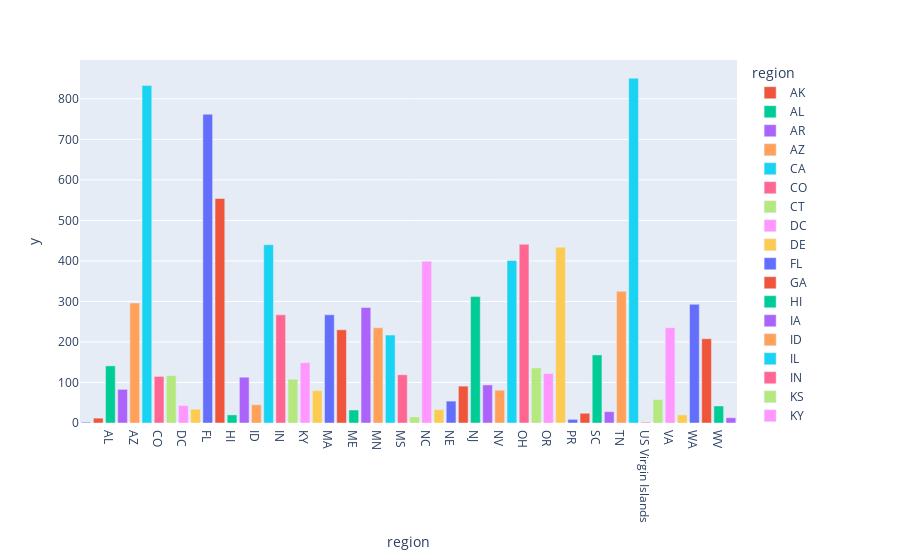

Source (notebook cell):
### Code cell
dfg = degree_df.groupby("region")['education'].count().reset_index()

fig = px.bar(dfg,
             y=degree_df.groupby("region")['education'].size(),
             x="region",
             color='region')
fig.show()

### Figure 1 — Plotly figure (JSON) as saved in the notebook; plotly's stock layout.template omitted (floating-point values rounded to 4 significant figures)
{"data": [{"alignmentgroup": "True", "hovertemplate": "region=%{x}<br>y=%{y}<extra></extra>", "legendgroup": "", "marker": {"color": "#636efa", "pattern": {"shape": ""}}, "name": "", "offsetgroup": "", "orientation": "v", "showlegend": false, "textposition": "auto", "type": "bar", "x": [""], "xaxis": "x", "y": [2], "yaxis": "y"}, {"alignmentgroup": "True", "hovertemplate": "region=%{x}<br>y=%{y}<extra></extra>", "legendgroup": "AK", "marker": {"color": "#EF553B", "pattern": {"shape": ""}}, "name": "AK", "offsetgroup": "AK", "orientation": "v", "showlegend": true, "textposition": "auto", "type": "bar", "x": ["AK"], "xaxis": "x", "y": [12], "yaxis": "y"}, {"alignmentgroup": "True", "hovertemplate": "region=%{x}<br>y=%{y}<extra></extra>", "legendgroup": "AL", "marker": {"color": "#00cc96", "pattern": {"shape": ""}}, "name": "AL", "offsetgroup": "AL", "orientation": "v", "showlegend": true, "textposition": "auto", "type": "bar", "x": ["AL"], "xaxis": "x", "y": [141], "yaxis": "y"}, {"alignmentgroup": "True", "hovertemplate": "region=%{x}<br>y=%{y}<extra></extra>", "legendgroup": "AR", "marker": {"color": "#ab63fa", "pattern": {"shape": ""}}, "name": "AR", "offsetgroup": "AR", "orientation": "v", "showlegend": true, "textposition": "auto", "type": "bar", "x": ["AR"], "xaxis": "x", "y": [83], "yaxis": "y"}, {"alignmentgroup": "True", "hovertemplate": "region=%{x}<br>y=%{y}<extra></extra>", "legendgroup": "AZ", "marker": {"color": "#FFA15A", "pattern": {"shape": ""}}, "name": "AZ", "offsetgroup": "AZ", "orientation": "v", "showlegend": true, "textposition": "auto", "type": "bar", "x": ["AZ"], "xaxis": "x", "y": [296], "yaxis": "y"}, {"alignmentgroup": "True", "hovertemplate": "region=%{x}<br>y=%{y}<extra></extra>", "legendgroup": "CA", "marker": {"color": "#19d3f3", "pattern": {"shape": ""}}, "name": "CA", "offsetgroup": "CA", "orientation": "v", "showlegend": true, "textposition": "auto", "type": "bar", "x": ["CA"], "xaxis": "x", "y": [833], "yaxis": "y"}, {"alignmentgroup": "True", "hovertemplate": "region=%{x}<br>y=%{y}<extra></extra>", "legendgroup": "CO", "marker": {"color": "#FF6692", "pattern": {"shape": ""}}, "name": "CO", "offsetgroup": "CO", "orientation": "v", "showlegend": true, "textposition": "auto", "type": "bar", "x": ["CO"], "xaxis": "x", "y": [115], "yaxis": "y"}, {"alignmentgroup": "True", "hovertemplate": "region=%{x}<br>y=%{y}<extra></extra>", "legendgroup": "CT", "marker": {"color": "#B6E880", "pattern": {"shape": ""}}, "name": "CT", "offsetgroup": "CT", "orientation": "v", "showlegend": true, "textposition": "auto", "type": "bar", "x": ["CT"], "xaxis": "x", "y": [117], "yaxis": "y"}, {"alignmentgroup": "True", "hovertemplate": "region=%{x}<br>y=%{y}<extra></extra>", "legendgroup": "DC", "marker": {"color": "#FF97FF", "pattern": {"shape": ""}}, "name": "DC", "offsetgroup": "DC", "orientation": "v", "showlegend": true, "textposition": "auto", "type": "bar", "x": ["DC"], "xaxis": "x", "y": [43], "yaxis": "y"}, {"alignmentgroup": "True", "hovertemplate": "region=%{x}<br>y=%{y}<extra></extra>", "legendgroup": "DE", "marker": {"color": "#FECB52", "pattern": {"shape": ""}}, "name": "DE", "offsetgroup": "DE", "orientation": "v", "showlegend": true, "textposition": "auto", "type": "bar", "x": ["DE"], "xaxis": "x", "y": [34], "yaxis": "y"}, {"alignmentgroup": "True", "hovertemplate": "region=%{x}<br>y=%{y}<extra></extra>", "legendgroup": "FL", "marker": {"color": "#636efa", "pattern": {"shape": ""}}, "name": "FL", "offsetgroup": "FL", "orientation": "v", "showlegend": true, "textposition": "auto", "type": "bar", "x": ["FL"], "xaxis": "x", "y": [762], "yaxis": "y"}, {"alignmentgroup": "True", "hovertemplate": "region=%{x}<br>y=%{y}<extra></extra>", "legendgroup": "GA", "marker": {"color": "#EF553B", "pattern": {"shape": ""}}, "name": "GA", "offsetgroup": "GA", "orientation": "v", "showlegend": true, "textposition": "auto", "type": "bar", "x": ["GA"], "xaxis": "x", "y": [554], "yaxis": "y"}, {"alignmentgroup": "True", "hovertemplate": "region=%{x}<br>y=%{y}<extra></extra>", "legendgroup": "HI", "marker": {"color": "#00cc96", "pattern": {"shape": ""}}, "name": "HI", "offsetgroup": "HI", "orientation": "v", "showlegend": true, "textposition": "auto", "type": "bar", "x": ["HI"], "xaxis": "x", "y": [20], "yaxis": "y"}, {"alignmentgroup": "True", "hovertemplate": "region=%{x}<br>y=%{y}<extra></extra>", "legendgroup": "IA", "marker": {"color": "#ab63fa", "pattern": {"shape": ""}}, "name": "IA", "offsetgroup": "IA", "orientation": "v", "showlegend": true, "textposition": "auto", "type": "bar", "x": ["IA"], "xaxis": "x", "y": [113], "yaxis": "y"}, {"alignmentgroup": "True", "hovertemplate": "region=%{x}<br>y=%{y}<extra></extra>", "legendgroup": "ID", "marker": {"color": "#FFA15A", "pattern": {"shape": ""}}, "name": "ID", "offsetgroup": "ID", "orientation": "v", "showlegend": true, "textposition": "auto", "type": "bar", "x": ["ID"], "xaxis": "x", "y": [45], "yaxis": "y"}, {"alignmentgroup": "True", "hovertemplate": "region=%{x}<br>y=%{y}<extra></extra>", "legendgroup": "IL", "marker": {"color": "#19d3f3", "pattern": {"shape": ""}}, "name": "IL", "offsetgroup": "IL", "orientation": "v", "showlegend": true, "textposition": "auto", "type": "bar", "x": ["IL"], "xaxis": "x", "y": [440], "yaxis": "y"}, {"alignmentgroup": "True", "hovertemplate": "region=%{x}<br>y=%{y}<extra></extra>", "legendgroup": "IN", "marker": {"color": "#FF6692", "pattern": {"shape": ""}}, "name": "IN", "offsetgroup": "IN", "orientation": "v", "showlegend": true, "textposition": "auto", "type": "bar", "x": ["IN"], "xaxis": "x", "y": [267], "yaxis": "y"}, {"alignmentgroup": "True", "hovertemplate": "region=%{x}<br>y=%{y}<extra></extra>", "legendgroup": "KS", "marker": {"color": "#B6E880", "pattern": {"shape": ""}}, "name": "KS", "offsetgroup": "KS", "orientation": "v", "showlegend": true, "textposition": "auto", "type": "bar", "x": ["KS"], "xaxis": "x", "y": [108], "yaxis": "y"}, {"alignmentgroup": "True", "hovertemplate": "region=%{x}<br>y=%{y}<extra></extra>", "legendgroup": "KY", "marker": {"color": "#FF97FF", "pattern": {"shape": ""}}, "name": "KY", "offsetgroup": "KY", "orientation": "v", "showlegend": true, "textposition": "auto", "type": "bar", "x": ["KY"], "xaxis": "x", "y": [149], "yaxis": "y"}, {"alignmentgroup": "True", "hovertemplate": "region=%{x}<br>y=%{y}<extra></extra>", "legendgroup": "LA", "marker": {"color": "#FECB52", "pattern": {"shape": ""}}, "name": "LA", "offsetgroup": "LA", "orientation": "v", "showlegend": true, "textposition": "auto", "type": "bar", "x": ["LA"], "xaxis": "x", "y": [80], "yaxis": "y"}, {"alignmentgroup": "True", "hovertemplate": "region=%{x}<br>y=%{y}<extra></extra>", "legendgroup": "MA", "marker": {"color": "#636efa", "pattern": {"shape": ""}}, "name": "MA", "offsetgroup": "MA", "orientation": "v", "showlegend": true, "textposition": "auto", "type": "bar", "x": ["MA"], "xaxis": "x", "y": [267], "yaxis": "y"}, {"alignmentgroup": "True", "hovertemplate": "region=%{x}<br>y=%{y}<extra></extra>", "legendgroup": "MD", "marker": {"color": "#EF553B", "pattern": {"shape": ""}}, "name": "MD", "offsetgroup": "MD", "orientation": "v", "showlegend": true, "textposition": "auto", "type": "bar", "x": ["MD"], "xaxis": "x", "y": [230], "yaxis": "y"}, {"alignmentgroup": "True", "hovertemplate": "region=%{x}<br>y=%{y}<extra></extra>", "legendgroup": "ME", "marker": {"color": "#00cc96", "pattern": {"shape": ""}}, "name": "ME", "offsetgroup": "ME", "orientation": "v", "showlegend": true, "textposition": "auto", "type": "bar", "x": ["ME"], "xaxis": "x", "y": [32], "yaxis": "y"}, {"alignmentgroup": "True", "hovertemplate": "region=%{x}<br>y=%{y}<extra></extra>", "legendgroup": "MI", "marker": {"color": "#ab63fa", "pattern": {"shape": ""}}, "name": "MI", "offsetgroup": "MI", "orientation": "v", "showlegend": true, "textposition": "auto", "type": "bar", "x": ["MI"], "xaxis": "x", "y": [285], "yaxis": "y"}, {"alignmentgroup": "True", "hovertemplate": "region=%{x}<br>y=%{y}<extra></extra>", "legendgroup": "MN", "marker": {"color": "#FFA15A", "pattern": {"shape": ""}}, "name": "MN", "offsetgroup": "MN", "orientation": "v", "showlegend": true, "textposition": "auto", "type": "bar", "x": ["MN"], "xaxis": "x", "y": [235], "yaxis": "y"}, {"alignmentgroup": "True", "hovertemplate": "region=%{x}<br>y=%{y}<extra></extra>", "legendgroup": "MO", "marker": {"color": "#19d3f3", "pattern": {"shape": ""}}, "name": "MO", "offsetgroup": "MO", "orientation": "v", "showlegend": true, "textposition": "auto", "type": "bar", "x": ["MO"], "xaxis": "x", "y": [217], "yaxis": "y"}, {"alignmentgroup": "True", "hovertemplate": "region=%{x}<br>y=%{y}<extra></extra>", "legendgroup": "MS", "marker": {"color": "#FF6692", "pattern": {"shape": ""}}, "name": "MS", "offsetgroup": "MS", "orientation": "v", "showlegend": true, "textposition": "auto", "type": "bar", "x": ["MS"], "xaxis": "x", "y": [119], "yaxis": "y"}, {"alignmentgroup": "True", "hovertemplate": "region=%{x}<br>y=%{y}<extra></extra>", "legendgroup": "MT", "marker": {"color": "#B6E880", "pattern": {"shape": ""}}, "name": "MT", "offsetgroup": "MT", "orientation": "v", "showlegend": true, "textposition": "auto", "type": "bar", "x": ["MT"], "xaxis": "x", "y": [15], "yaxis": "y"}, {"alignmentgroup": "True", "hovertemplate": "region=%{x}<br>y=%{y}<extra></extra>", "legendgroup": "NC", "marker": {"color": "#FF97FF", "pattern": {"shape": ""}}, "name": "NC", "offsetgroup": "NC", "orientation": "v", "showlegend": true, "textposition": "auto", "type": "bar", "x": ["NC"], "xaxis": "x", "y": [399], "yaxis": "y"}, {"alignmentgroup": "True", "hovertemplate": "region=%{x}<br>y=%{y}<extra></extra>", "legendgroup": "ND", "marker": {"color": "#FECB52", "pattern": {"shape": ""}}, "name": "ND", "offsetgroup": "ND", "orientation": "v", "showlegend": true, "textposition": "auto", "type": "bar", "x": ["ND"], "xaxis": "x", "y": [33], "yaxis": "y"}, {"alignmentgroup": "True", "hovertemplate": "region=%{x}<br>y=%{y}<extra></extra>", "legendgroup": "NE", "marker": {"color": "#636efa", "pattern": {"shape": ""}}, "name": "NE", "offsetgroup": "NE", "orientation": "v", "showlegend": true, "textposition": "auto", "type": "bar", "x": ["NE"], "xaxis": "x", "y": [54], "yaxis": "y"}, {"alignmentgroup": "True", "hovertemplate": "region=%{x}<br>y=%{y}<extra></extra>", "legendgroup": "NH", "marker": {"color": "#EF553B", "pattern": {"shape": ""}}, "name": "NH", "offsetgroup": "NH", "orientation": "v", "showlegend": true, "textposition": "auto", "type": "bar", "x": ["NH"], "xaxis": "x", "y": [91], "yaxis": "y"}, {"alignmentgroup": "True", "hovertemplate": "region=%{x}<br>y=%{y}<extra></extra>", "legendgroup": "NJ", "marker": {"color": "#00cc96", "pattern": {"shape": ""}}, "name": "NJ", "offsetgroup": "NJ", "orientation": "v", "showlegend": true, "textposition": "auto", "type": "bar", "x": ["NJ"], "xaxis": "x", "y": [312], "yaxis": "y"}, {"alignmentgroup": "True", "hovertemplate": "region=%{x}<br>y=%{y}<extra></extra>", "legendgroup": "NM", "marker": {"color": "#ab63fa", "pattern": {"shape": ""}}, "name": "NM", "offsetgroup": "NM", "orientation": "v", "showlegend": true, "textposition": "auto", "type": "bar", "x": ["NM"], "xaxis": "x", "y": [94], "yaxis": "y"}, {"alignmentgroup": "True", "hovertemplate": "region=%{x}<br>y=%{y}<extra></extra>", "legendgroup": "NV", "marker": {"color": "#FFA15A", "pattern": {"shape": ""}}, "name": "NV", "offsetgroup": "NV", "orientation": "v", "showlegend": true, "textposition": "auto", "type": "bar", "x": ["NV"], "xaxis": "x", "y": [81], "yaxis": "y"}, {"alignmentgroup": "True", "hovertemplate": "region=%{x}<br>y=%{y}<extra></extra>", "legendgroup": "NY", "marker": {"color": "#19d3f3", "pattern": {"shape": ""}}, "name": "NY", "offsetgroup": "NY", "orientation": "v", "showlegend": true, "textposition": "auto", "type": "bar", "x": ["NY"], "xaxis": "x", "y": [401], "yaxis": "y"}, {"alignmentgroup": "True", "hovertemplate": "region=%{x}<br>y=%{y}<extra></extra>", "legendgroup": "OH", "marker": {"color": "#FF6692", "pattern": {"shape": ""}}, "name": "OH", "offsetgroup": "OH", "orientation": "v", "showlegend": true, "textposition": "auto", "type": "bar", "x": ["OH"], "xaxis": "x", "y": [441], "yaxis": "y"}, {"alignmentgroup": "True", "hovertemplate": "region=%{x}<br>y=%{y}<extra></extra>", "legendgroup": "OK", "marker": {"color": "#B6E880", "pattern": {"shape": ""}}, "name": "OK", "offsetgroup": "OK", "orientation": "v", "showlegend": true, "textposition": "auto", "type": "bar", "x": ["OK"], "xaxis": "x", "y": [136], "yaxis": "y"}, {"alignmentgroup": "True", "hovertemplate": "region=%{x}<br>y=%{y}<extra></extra>", "legendgroup": "OR", "marker": {"color": "#FF97FF", "pattern": {"shape": ""}}, "name": "OR", "offsetgroup": "OR", "orientation": "v", "showlegend": true, "textposition": "auto", "type": "bar", "x": ["OR"], "xaxis": "x", "y": [122], "yaxis": "y"}, {"alignmentgroup": "True", "hovertemplate": "region=%{x}<br>y=%{y}<extra></extra>", "legendgroup": "PA", "marker": {"color": "#FECB52", "pattern": {"shape": ""}}, "name": "PA", "offsetgroup": "PA", "orientation": "v", "showlegend": true, "textposition": "auto", "type": "bar", "x": ["PA"], "xaxis": "x", "y": [434], "yaxis": "y"}, {"alignmentgroup": "True", "hovertemplate": "region=%{x}<br>y=%{y}<extra></extra>", "legendgroup": "PR", "marker": {"color": "#636efa", "pattern": {"shape": ""}}, "name": "PR", "offsetgroup": "PR", "orientation": "v", "showlegend": true, "textposition": "auto", "type": "bar", "x": ["PR"], "xaxis": "x", "y": [9], "yaxis": "y"}, {"alignmentgroup": "True", "hovertemplate": "region=%{x}<br>y=%{y}<extra></extra>", "legendgroup": "RI", "marker": {"color": "#EF553B", "pattern": {"shape": ""}}, "name": "RI", "offsetgroup": "RI", "orientation": "v", "showlegend": true, "textposition": "auto", "type": "bar", "x": ["RI"], "xaxis": "x", "y": [24], "yaxis": "y"}, {"alignmentgroup": "True", "hovertemplate": "region=%{x}<br>y=%{y}<extra></extra>", "legendgroup": "SC", "marker": {"color": "#00cc96", "pattern": {"shape": ""}}, "name": "SC", "offsetgroup": "SC", "orientation": "v", "showlegend": true, "textposition": "auto", "type": "bar", "x": ["SC"], "xaxis": "x", "y": [168], "yaxis": "y"}, {"alignmentgroup": "True", "hovertemplate": "region=%{x}<br>y=%{y}<extra></extra>", "legendgroup": "SD", "marker": {"color": "#ab63fa", "pattern": {"shape": ""}}, "name": "SD", "offsetgroup": "SD", "orientation": "v", "showlegend": true, "textposition": "auto", "type": "bar", "x": ["SD"], "xaxis": "x", "y": [28], "yaxis": "y"}, {"alignmentgroup": "True", "hovertemplate": "region=%{x}<br>y=%{y}<extra></extra>", "legendgroup": "TN", "marker": {"color": "#FFA15A", "pattern": {"shape": ""}}, "name": "TN", "offsetgroup": "TN", "orientation": "v", "showlegend": true, "textposition": "auto", "type": "bar", "x": ["TN"], "xaxis": "x", "y": [325], "yaxis": "y"}, {"alignmentgroup": "True", "hovertemplate": "region=%{x}<br>y=%{y}<extra></extra>", "legendgroup": "TX", "marker": {"color": "#19d3f3", "pattern": {"shape": ""}}, "name": "TX", "offsetgroup": "TX", "orientation": "v", "showlegend": true, "textposition": "auto", "type": "bar", "x": ["TX"], "xaxis": "x", "y": [851], "yaxis": "y"}, {"alignmentgroup": "True", "hovertemplate": "region=%{x}<br>y=%{y}<extra></extra>", "legendgroup": "US Virgin Islands", "marker": {"color": "#FF6692", "pattern": {"shape": ""}}, "name": "US Virgin Islands", "offsetgroup": "US Virgin Islands", "orientation": "v", "showlegend": true, "textposition": "auto", "type": "bar", "x": ["US Virgin Islands"], "xaxis": "x", "y": [2], "yaxis": "y"}, {"alignmentgroup": "True", "hovertemplate": "region=%{x}<br>y=%{y}<extra></extra>", "legendgroup": "UT", "marker": {"color": "#B6E880", "pattern": {"shape": ""}}, "name": "UT", "offsetgroup": "UT", "orientation": "v", "showlegend": true, "textposition": "auto", "type": "bar", "x": ["UT"], "xaxis": "x", "y": [58], "yaxis": "y"}, {"alignmentgroup": "True", "hovertemplate": "region=%{x}<br>y=%{y}<extra></extra>", "legendgroup": "VA", "marker": {"color": "#FF97FF", "pattern": {"shape": ""}}, "name": "VA", "offsetgroup": "VA", "orientation": "v", "showlegend": true, "textposition": "auto", "type": "bar", "x": ["VA"], "xaxis": "x", "y": [235], "yaxis": "y"}, {"alignmentgroup": "True", "hovertemplate": "region=%{x}<br>y=%{y}<extra></extra>", "legendgroup": "VT", "marker": {"color": "#FECB52", "pattern": {"shape": ""}}, "name": "VT", "offsetgroup": "VT", "orientation": "v", "showlegend": true, "textposition": "auto", "type": "bar", "x": ["VT"], "xaxis": "x", "y": [20], "yaxis": "y"}, {"alignmentgroup": "True", "hovertemplate": "region=%{x}<br>y=%{y}<extra></extra>", "legendgroup": "WA", "marker": {"color": "#636efa", "pattern": {"shape": ""}}, "name": "WA", "offsetgroup": "WA", "orientation": "v", "showlegend": true, "textposition": "auto", "type": "bar", "x": ["WA"], "xaxis": "x", "y": [293], "yaxis": "y"}, {"alignmentgroup": "True", "hovertemplate": "region=%{x}<br>y=%{y}<extra></extra>", "legendgroup": "WI", "marker": {"color": "#EF553B", "pattern": {"shape": ""}}, "name": "WI", "offsetgroup": "WI", "orientation": "v", "showlegend": true, "textposition": "auto", "type": "bar", "x": ["WI"], "xaxis": "x", "y": [208], "yaxis": "y"}, {"alignmentgroup": "True", "hovertemplate": "region=%{x}<br>y=%{y}<extra></extra>", "legendgroup": "WV", "marker": {"color": "#00cc96", "pattern": {"shape": ""}}, "name": "WV", "offsetgroup": "WV", "orientation": "v", "showlegend": true, "textposition": "auto", "type": "bar", "x": ["WV"], "xaxis": "x", "y": [42], "yaxis": "y"}, {"alignmentgroup": "True", "hovertemplate": "region=%{x}<br>y=%{y}<extra></extra>", "legendgroup": "WY", "marker": {"color": "#ab63fa", "pattern": {"shape": ""}}, "name": "WY", "offsetgroup": "WY", "orientation": "v", "showlegend": true, "textposition": "auto", "type": "bar", "x": ["WY"], "xaxis": "x", "y": [13], "yaxis": "y"}], "layout": {"barmode": "relative", "legend": {"title": {"text": "region"}, "tracegroupgap": 0}, "margin": {"t": 60}, "xaxis": {"anchor": "y", "categoryarray": ["", "AK", "AL", "AR", "AZ", "CA", "CO", "CT", "DC", "DE", "FL", "GA", "HI", "IA", "ID", "IL", "IN", "KS", "KY", "LA", "MA", "MD", "ME", "MI", "MN", "MO", "MS", "MT", "NC", "ND", "NE", "NH", "NJ", "NM", "NV", "NY", "OH", "OK", "OR", "PA", "PR", "RI", "SC", "SD", "TN", "TX", "US Virgin Islands", "UT", "VA", "VT", "WA", "WI", "WV", "WY"], "categoryorder": "array", "domain": [0, 1], "title": {"text": "region"}}, "yaxis": {"anchor": "x", "domain": [0, 1], "title": {"text": "y"}}}}
